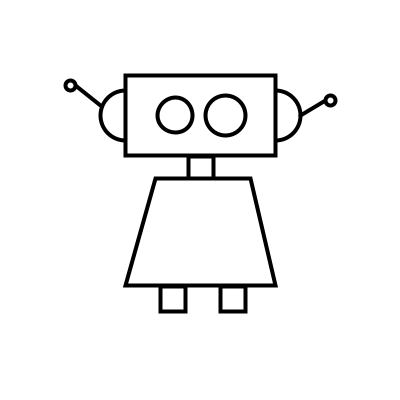
Frame 1 (no input)
Frame 60 (the mouse pressed at the canvas centre just before this capture): identical to frame 1, image omitted
Frame 120 (the mouse held since frame 60 and released just before this capture): identical to frame 1, image omitted

The Processing sketch that drew this single still picture (run headless with seeded random() and noise(); from frame 60 on, the mouse is pressed at the canvas centre):

// Processing sketch: sketch_06_funciones
// ── sketch_06_funciones.pde
void setup() {
  size(400, 400);
}

void draw() {
  background(255);
  dibujarRobot();
}

// ── dibujarRobot.pde
void dibujarRobot() {
  strokeWeight(4);

  circle(125, 115, 50);
  line(100, 105, 75, 85);
  circle(70, 85, 10);
  circle(275, 115, 50);
  line (300, 115, 325, 100);
  circle(330, 100, 10);

  rect(125, 75, 150, 80);
  circle(175, 115, 35);
  circle(225, 115, 40);

  square(188, 156, 25);
  quad(155, 178, 250, 178, 275, 285, 125, 285);
  square(160, 286, 25);
  square(220, 286, 25);
}
